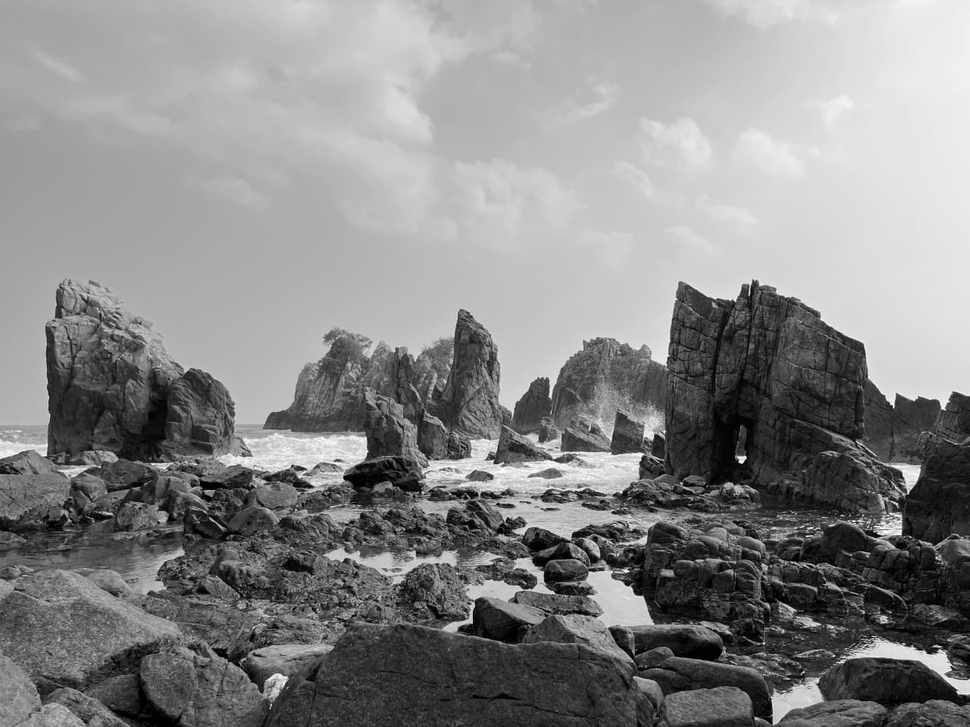
#> input picture hasil_landscape_grayscale.png, 970 x 727 px, shrunk from 1280 x 960 before the run
$ python hitung_mse_grafik.py
#> lines starting #> are read from the running program, lines starting #| are printed output that depends on the picture
import cv2
import numpy as np
import matplotlib.pyplot as plt

# Load citra
img = cv2.imread("hasil_landscape_grayscale.png", cv2.IMREAD_GRAYSCALE)
#> img is the input picture: shape (727, 970); min 0, max 255, mean 135.4

# Noise
def salt_pepper(img, amount=0.05):
#> called with amount = 0.05
    noisy = img.copy()
    num = int(amount * img.size)
#> num = 35259
    coords = [np.random.randint(0, i - 1, num) for i in img.shape]
    noisy[coords[0], coords[1]] = 255
    coords = [np.random.randint(0, i - 1, num) for i in img.shape]
    noisy[coords[0], coords[1]] = 0
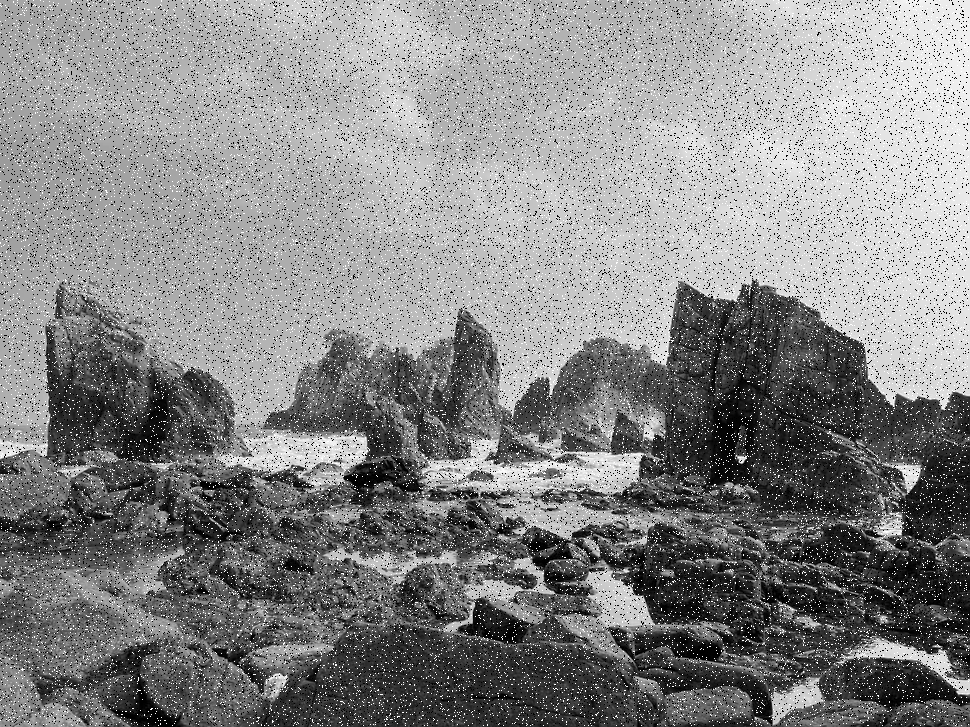
#> noisy: shape (727, 970); min 0, max 255, mean 134.3
    return noisy

def gaussian_noise(img):
    gauss = np.random.normal(0, 25, img.shape)
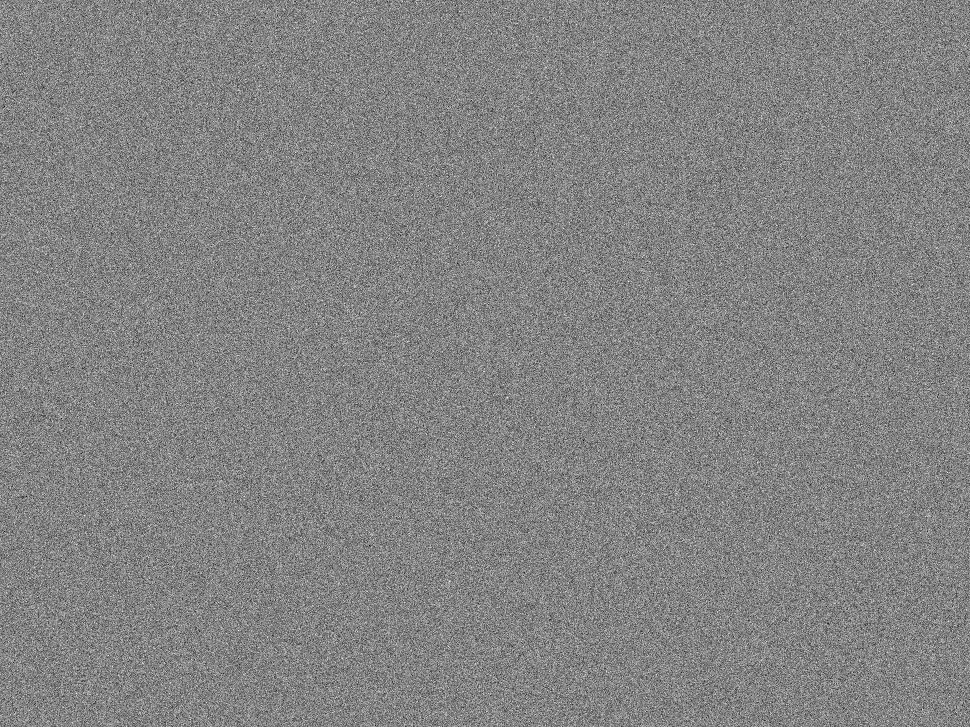
#> gauss: shape (727, 970) float64; min -125.1, max 117.9, mean 0.1; drawn with min black and max white
    return np.uint8(np.clip(img + gauss, 0, 255))

# Filter
def mean_filter(img):
    return cv2.blur(img, (3,3))

def median_filter(img):
    return cv2.medianBlur(img, 3)

# MSE
def mse(a, b):
    return np.mean((a.astype(float) - b.astype(float)) ** 2)

# Proses
labels = [
    "Salt & Pepper",
    "Gaussian",
    "SP + Median Filter",
    "SP + Mean Filter"
]

values = [
    mse(img, salt_pepper(img)),
    mse(img, gaussian_noise(img)),
    mse(img, median_filter(salt_pepper(img))),
    mse(img, mean_filter(salt_pepper(img)))
]
#> call 3 of salt_pepper, with amount = 0.05
#> in salt_pepper (call 3), `noisy[coords[0], coords[1]] = 0`:
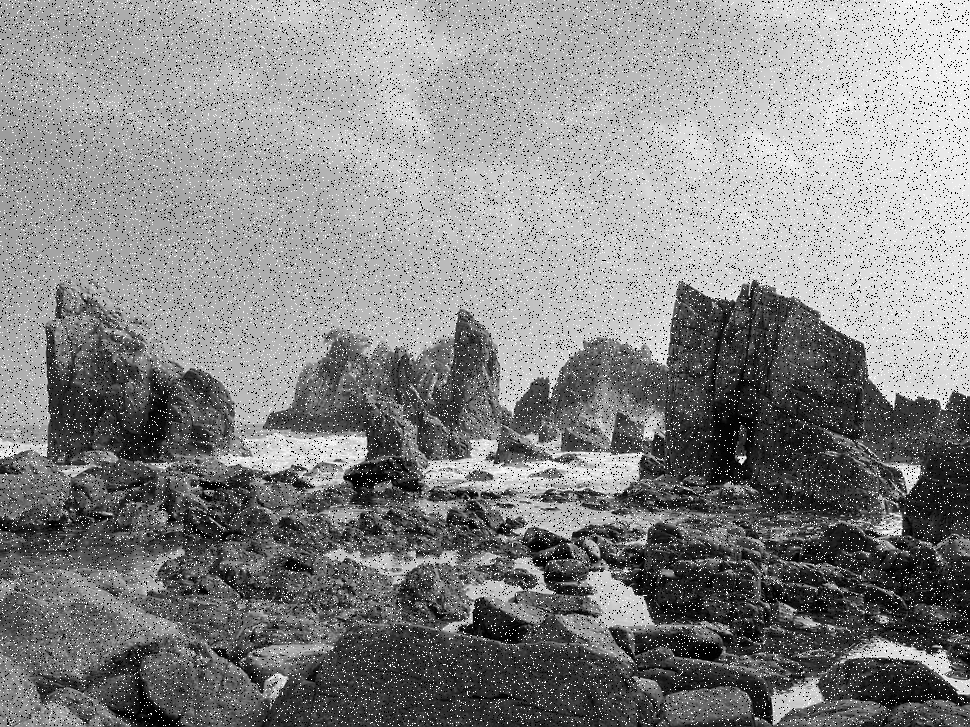
#> noisy: shape (727, 970); min 0, max 255, mean 134.3
#> values = [2006.2, 586.7, 83.47, 352.4]

# Grafik
plt.figure()
plt.bar(labels, values)
plt.xlabel("Metode")
plt.ylabel("Nilai MSE")
plt.title("Perbandingan Nilai MSE")
plt.xticks(rotation=15)
plt.tight_layout()
plt.show()
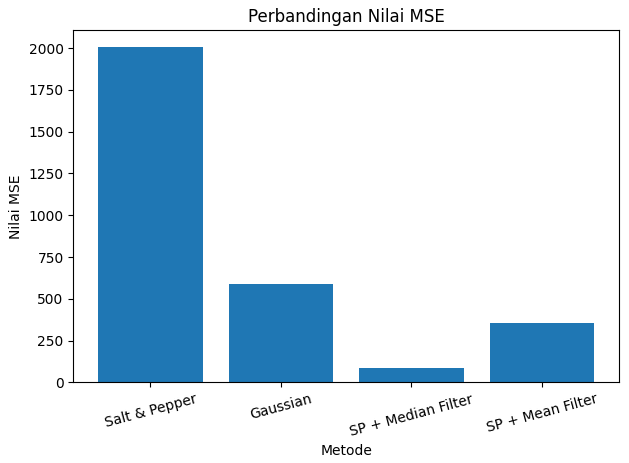
#> figure drawn by matplotlib, 1 panel; tallest bar 2006.2 high, from x = -0.4 to 0.4
